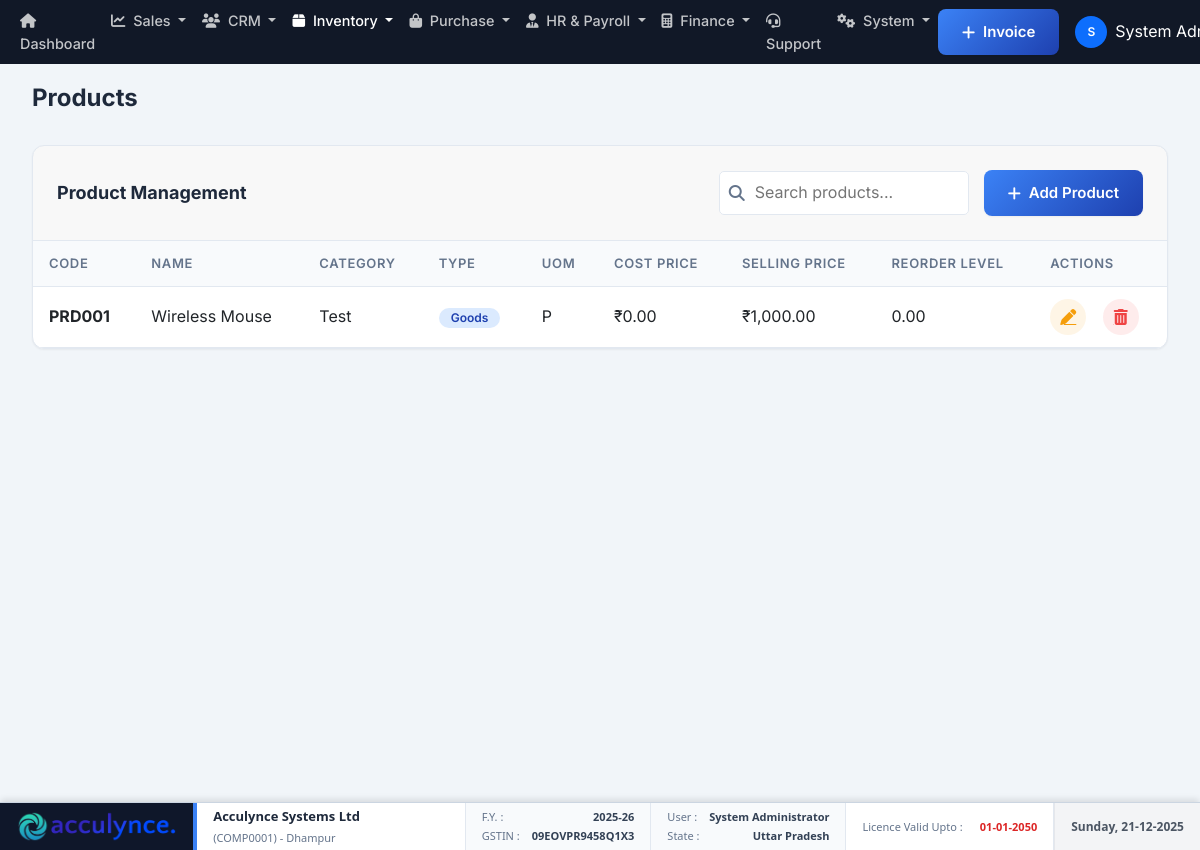
The page /modules/inventory/products/index.php (signed in) on the database its author committed.
### tables this page shows
CREATE TABLE `company_settings` (
  `id` int(11) NOT NULL,
  `company_name` varchar(200) NOT NULL,
  `industry_type` varchar(100) DEFAULT NULL,
  `business_type` varchar(100) DEFAULT NULL,
  `app_name` varchar(100) DEFAULT NULL,
  `theme_color` varchar(20) DEFAULT '#3b82f6',
  `address_line1` varchar(200) DEFAULT NULL,
  `address_line2` varchar(200) DEFAULT NULL,
  `city` varchar(100) DEFAULT NULL,
  `state` varchar(100) DEFAULT NULL,
  `country` varchar(100) DEFAULT 'India',
  `postal_code` varchar(20) DEFAULT NULL,
  `phone` varchar(20) DEFAULT NULL,
  `email` varchar(100) DEFAULT NULL,
  `website` varchar(100) DEFAULT NULL,
  `gstin` varchar(20) DEFAULT NULL,
  `pan` varchar(20) DEFAULT NULL,
  `bank_name` varchar(100) DEFAULT NULL,
  `bank_account_number` varchar(50) DEFAULT NULL,
  `bank_ifsc` varchar(20) DEFAULT NULL,
  `bank_branch` varchar(100) DEFAULT NULL,
  `bank_account_holder` varchar(200) DEFAULT NULL,
  `logo_path` varchar(255) DEFAULT NULL,
  `terms_conditions` text DEFAULT NULL,
  `created_at` timestamp NOT NULL DEFAULT current_timestamp(),
  `updated_at` timestamp NOT NULL DEFAULT current_timestamp() ON UPDATE current_timestamp(),
  `financial_year_start` int(11) DEFAULT 4 COMMENT 'Month number (1-12) when financial year starts',
  `currency_code` varchar(10) DEFAULT 'INR',
  `currency_symbol` varchar(10) DEFAULT '₹',
  `date_format` varchar(20) DEFAULT 'd-m-Y',
  `timezone` varchar(50) DEFAULT 'Asia/Kolkata',
  `invoice_prefix` varchar(20) DEFAULT 'INV',
  `quotation_prefix` varchar(20) DEFAULT 'QT',
  `invoice_footer` text DEFAULT NULL COMMENT 'Footer text for invoices',
  `company_registration_number` varchar(100) DEFAULT NULL,
  `tax_registration_date` date DEFAULT NULL,
  `linkedin_url` varchar(255) DEFAULT NULL,
  `facebook_url` varchar(255) DEFAULT NULL,
  `twitter_url` varchar(255) DEFAULT NULL,
  `instagram_url` varchar(255) DEFAULT NULL,
  `smtp_host` varchar(100) DEFAULT NULL,
  `smtp_port` int(11) DEFAULT 587,
  `smtp_username` varchar(100) DEFAULT NULL,
  `smtp_password` varchar(255) DEFAULT NULL,
  `smtp_encryption` varchar(10) DEFAULT 'tls',
  `email_from_name` varchar(100) DEFAULT NULL,
  `email_from_address` varchar(100) DEFAULT NULL,
  `enable_email_notifications` tinyint(1) DEFAULT 1,
  `invoice_due_days` int(11) DEFAULT 30 COMMENT 'Default payment terms in days',
  `low_stock_threshold` int(11) DEFAULT 10,
  `enable_multi_currency` tinyint(1) DEFAULT 0,
  `enable_barcode` tinyint(1) DEFAULT 1,
  `backup_frequency` varchar(20) DEFAULT 'daily',
  `last_backup_date` datetime DEFAULT NULL,
  `print_logo_on_invoice` tinyint(1) DEFAULT 1,
  `is_gst_registered` tinyint(1) DEFAULT 0,
  `enable_einvoicing` tinyint(1) DEFAULT 0
);

CREATE TABLE `products` (
  `id` int(11) NOT NULL,
  `company_id` int(11) DEFAULT NULL,
  `product_code` varchar(50) NOT NULL,
  `name` varchar(200) NOT NULL,
  `category_id` int(11) DEFAULT NULL,
  `description` text DEFAULT NULL,
  `uom_id` int(11) NOT NULL,
  `product_type` enum('Goods','Service','Raw Material','Finished Goods') DEFAULT 'Goods',
  `hsn_code` varchar(20) DEFAULT NULL,
  `barcode` varchar(100) DEFAULT NULL,
  `sku` varchar(100) DEFAULT NULL,
  `reorder_level` decimal(10,2) DEFAULT 0.00,
  `reorder_quantity` decimal(10,2) DEFAULT 0.00,
  `standard_cost` decimal(10,2) DEFAULT 0.00,
  `selling_price` decimal(10,2) DEFAULT 0.00,
  `tax_rate` decimal(5,2) DEFAULT 0.00,
  `is_active` tinyint(1) DEFAULT 1,
  `has_serial_number` tinyint(1) DEFAULT 0,
  `has_warranty` tinyint(1) DEFAULT 0,
  `has_expiry_date` tinyint(1) DEFAULT 0,
  `created_at` timestamp NOT NULL DEFAULT current_timestamp(),
  `updated_at` timestamp NOT NULL DEFAULT current_timestamp() ON UPDATE current_timestamp()
);

CREATE TABLE `product_categories` (
  `id` int(11) NOT NULL,
  `company_id` int(11) DEFAULT NULL,
  `name` varchar(100) NOT NULL,
  `parent_id` int(11) DEFAULT NULL,
  `description` text DEFAULT NULL,
  `is_active` tinyint(1) DEFAULT 1,
  `created_at` timestamp NOT NULL DEFAULT current_timestamp()
);

CREATE TABLE `units_of_measure` (
  `id` int(11) NOT NULL,
  `company_id` int(11) DEFAULT NULL,
  `name` varchar(50) NOT NULL,
  `symbol` varchar(10) NOT NULL,
  `type` enum('Weight','Length','Volume','Quantity','Other') DEFAULT 'Quantity'
);

### modules/inventory/products/index.php (the view, shortened to what the rows shown need)
<?php
require_once '../../../classes/Auth.php';
require_once '../../../classes/Database.php';
$auth = new Auth();
$db = Database::getInstance();
$user = $auth->getCurrentUser();
$products = $db->fetchAll("
    SELECT p.*, pc.name as category_name, u.symbol as uom_symbol
    FROM products p
    LEFT JOIN product_categories pc ON p.category_id = pc.id
    LEFT JOIN units_of_measure u ON p.uom_id = u.id
    WHERE p.is_active = 1 AND p.company_id = ?
    ORDER BY p.created_at DESC
", [$user['company_id']]);
?>
<!DOCTYPE html>
<html lang="en">
<head>
    <link rel="stylesheet" href="../../../public/assets/css/style.css">
    <link rel="stylesheet" href="https://cdnjs.cloudflare.com/ajax/libs/font-awesome/6.4.0/css/all.min.css">
</head>
<body>
    <div class="dashboard-wrapper">
        <?php include INCLUDES_PATH . '/sidebar.php'; ?>
        <main class="main-content">
            <?php include INCLUDES_PATH . '/header.php'; ?>
            <div class="content-area">
                <div class="card">
                    <div class="table-responsive">
                        <table>
                            <thead>
                                <tr>
                                    <th>Code</th>
                                    <th>Name</th>
                                    <th>Category</th>
                                    <th>Type</th>
                                    <th>UOM</th>
                                    <th>Cost Price</th>
                                    <th>Selling Price</th>
                                    <th>Reorder Level</th>
                                    <th>Actions</th>
                                </tr>
                            </thead>
                            <tbody>
                                <?php if (empty($products)): ?>
                                    <tr>
                                        <td colspan="9" style="text-align: center; color: var(--text-secondary);">
                                            No products found. Add your first product to get started.
                                        </td>
                                    </tr>
                                <?php else: ?>
                                    <?php foreach ($products as $product): ?>
                                        <tr>
                                            <td><strong><?php echo htmlspecialchars($product['product_code']); ?></strong></td>
                                            <td><?php echo htmlspecialchars($product['name']); ?></td>
                                            <td><?php echo htmlspecialchars($product['category_name'] ?? '-'); ?></td>
                                            <td><span class="badge badge-primary"><?php echo $product['product_type']; ?></span></td>
                                            <td><?php echo htmlspecialchars($product['uom_symbol']); ?></td>
                                            <td>₹<?php echo number_format($product['standard_cost'], 2); ?></td>
                                            <td>₹<?php echo number_format($product['selling_price'], 2); ?></td>
                                            <td><?php echo number_format($product['reorder_level'], 2); ?></td>
                                            <td>
                                                <a href="edit.php?id=<?php echo $product['id']; ?>" class="btn-icon edit" title="Edit Product">
                                                    <i class="fas fa-pen"></i>
                                                </a>
                                                <a href="#" onclick="return deleteProduct(<?php echo $product['id']; ?>, this);" class="btn-icon delete" title="Delete Product">
                                                    <i class="fas fa-trash-alt"></i>
                                                </a>
                                            </td>
                                        </tr>
                                    <?php endforeach; ?>
                                <?php endif; ?>
                            </tbody>
                        </table>
                    </div>
                </div>
            </div>
        </main>
    </div>
</body>
</html>

### includes/sidebar.php (shortened to what the rows shown need)
<?php
if (!isset($brandingSettings)) {
    $db = Database::getInstance();
    $brandingSettings = $db->fetchOne("SELECT app_name, logo_path, theme_color FROM company_settings WHERE id = ? LIMIT 1", [$_SESSION['company_id'] ?? 0]);
}
$appName = !empty($brandingSettings['app_name']) ? $brandingSettings['app_name'] : APP_NAME;
$logoPath = !empty($brandingSettings['logo_path']) ? BASE_URL . $brandingSettings['logo_path'] : '';
?>
<link href="https://cdn.jsdelivr.net/npm/bootstrap@5.3.0/dist/css/bootstrap.min.css" rel="stylesheet">
<link rel="stylesheet" href="https://cdnjs.cloudflare.com/ajax/libs/font-awesome/6.4.0/css/all.min.css">
<link rel="stylesheet" href="<?php echo BASE_URL; ?>public/assets/css/style.css?v=<?php echo time(); ?>">
<?php
$footerData = [];
$curMonth = date('n');
$curYear = date('Y');
if ($curMonth >= 4) {
    if ($curYear + 1 == 2000) { $yPart = '00'; } else { $yPart = substr($curYear + 1, -2); }
    $footerData['fy'] = $curYear . '-' . $yPart;
} else {
    $yPart = substr($curYear, -2);
    $footerData['fy'] = ($curYear - 1) . '-' . $yPart;
}
if (!isset($brandingSettings['gstin']) || !isset($brandingSettings['state'])) {
     if (isset($user['company_id'])) {
         $companyDetails = $db->fetchOne("SELECT company_name, gstin, state, address_line1, city FROM company_settings WHERE id = ?", [$user['company_id']]);
         $footerData['company_name'] = $companyDetails['company_name'] ?? $appName;
         $footerData['gst'] = $companyDetails['gstin'] ?? 'N/A';
         $footerData['state'] = $companyDetails['state'] ?? 'N/A';
         $footerData['address'] = $companyDetails['city'] ?? '';
     }
} else {
     $footerData['company_name'] = $brandingSettings['app_name'];
     $footerData['gst'] = $brandingSettings['gstin'] ?? 'N/A';
     $footerData['state'] = $brandingSettings['state'] ?? 'N/A';
}
if (isset($user['company_id'])) {
    $subData = $db->fetchOne("SELECT current_period_end, status FROM subscriptions WHERE company_id = ? AND status = 'active' ORDER BY current_period_end DESC LIMIT 1", [$user['company_id']]);
    $footerData['validity'] = $subData ? date('d-m-Y', strtotime($subData['current_period_end'])) : 'Trial/Expired';
    $footerData['company_id'] = 'COMP' . str_pad($user['company_id'], 4, '0', STR_PAD_LEFT);
} else {
    $footerData['validity'] = 'N/A';
    $footerData['company_id'] = 'N/A';
}
?>
<div class="sticky-footer">
    <div class="footer-box brand-box">
        <?php if ($logoPath): ?>
            <img src="<?php echo $logoPath; ?>" alt="Logo" class="footer-logo">
        <?php else: ?>
            <div class="footer-brand-text">AC</div>
        <?php endif; ?>
    </div>
    <div class="footer-box footer-info-box">
        <div class="info-row main">
            <strong><?php echo htmlspecialchars($footerData['company_name'] ?? 'Acculynce'); ?></strong>
        </div>
        <div class="info-row sub">
            (<?php echo htmlspecialchars($footerData['company_id'] ?? ''); ?>) <?php if(isset($footerData['address'])) echo '- ' . htmlspecialchars($footerData['address']); ?>
        </div>
    </div>
    <div class="footer-box fy-box">
        <div class="info-row">
            <span class="label">GSTIN :</span> <span class="value"><?php echo htmlspecialchars($footerData['gst'] ?? 'N/A'); ?></span>
        </div>
    </div>
    <div class="footer-box user-box">
        <div class="info-row">
            <span class="label">State :</span> <span class="value"><?php echo htmlspecialchars($footerData['state'] ?? 'N/A'); ?></span>
        </div>
    </div>
</div>

### rows shown on the page
company_settings: logo_path (picture), company_name "Acculynce Systems Ltd", city "Dhampur", gstin "09EOVPR9458Q1X3", state "Uttar Pradesh"
products: product_code "PRD001", name "Wireless Mouse", category.name "Test", product_type "Goods", uom.symbol "P", standard_cost "0.00", selling_price "1,000.00", reorder_level "0.00"

### other values the page prints
substr($user['full_name'], 0, 1) "S"
$user['full_name'] "System…"
$footerData['company_id'] "COMP0001"
$footerData['fy'] "2025-26"
$user['full_name'] "System Administrator"
$footerData['validity'] "01-01-2050"
